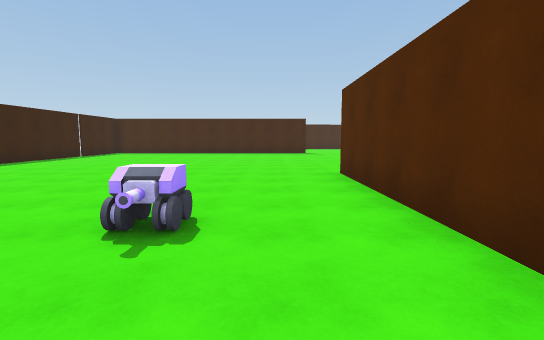
view 1 (above)

23 first-person views from a walk through a Unity game level. The camera is 1.5 m above the floor, tilts 6° down and sees 85° across. The floor is counted in squares, 2 m on a side. Each view is taken from the middle of a square. On the plan, view 1 faces up. The plan holds only what a view shows up to about 10 squares ahead; the rest is blank. The place goes on beyond the plan. Surface patterns are stand-ins for the level's own textures.

view 2
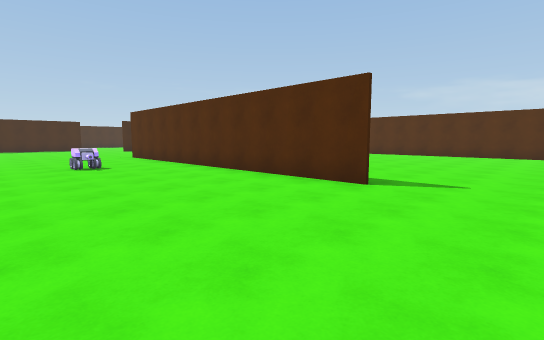

view 3
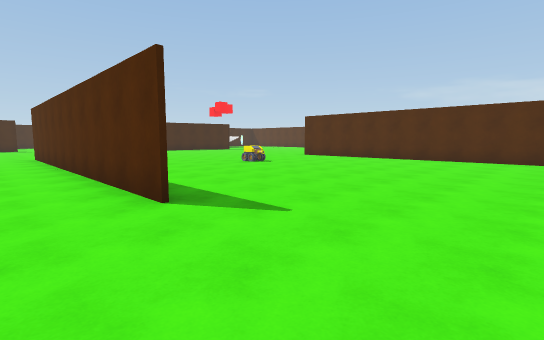

view 4
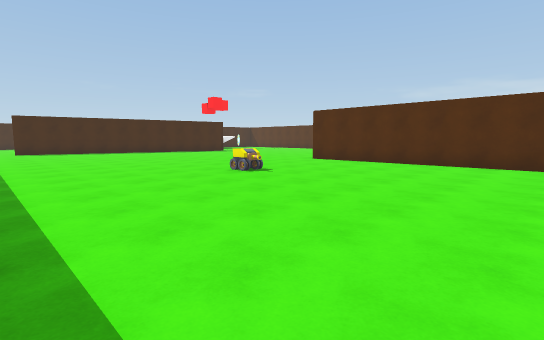

view 5
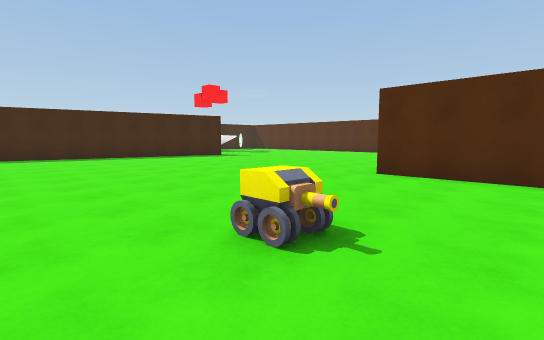

view 6
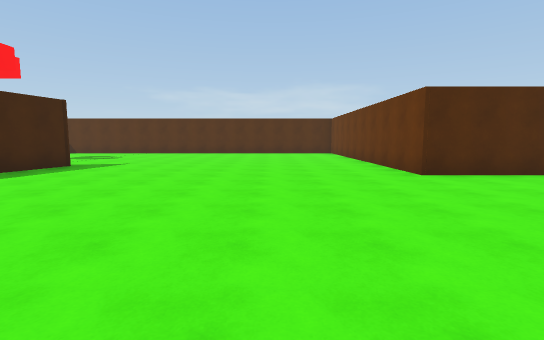

view 7
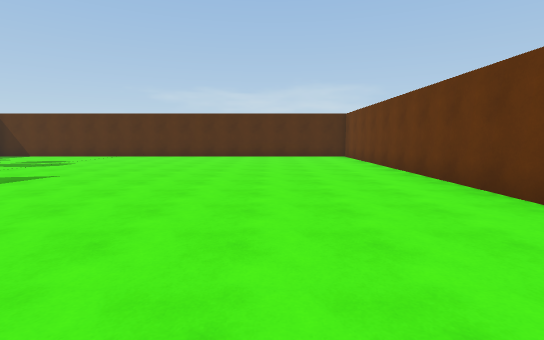

view 8
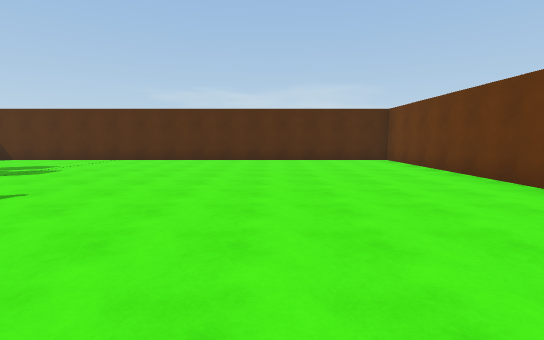

view 9
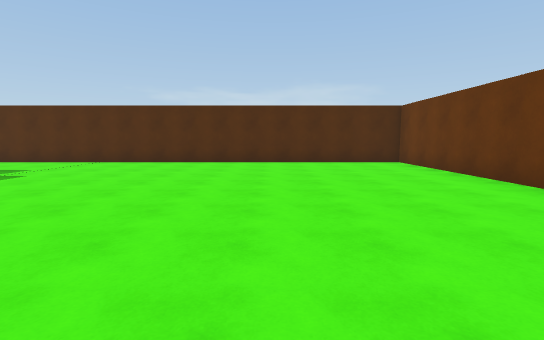

view 10
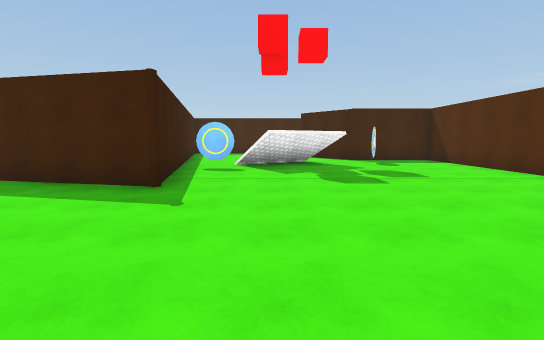

view 11
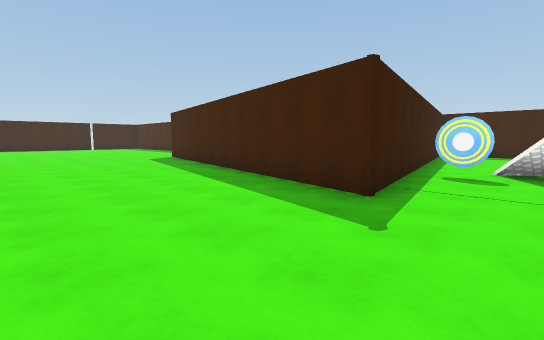

view 12
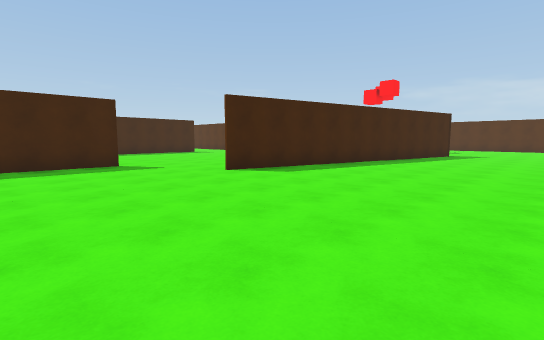

view 13
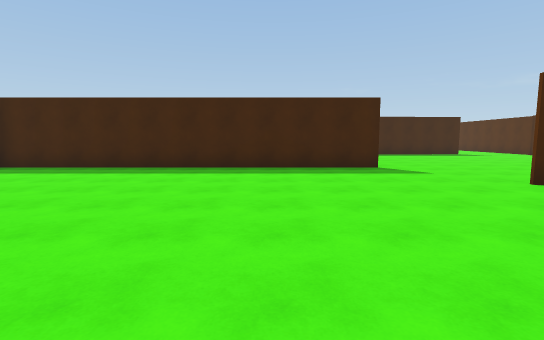

view 14
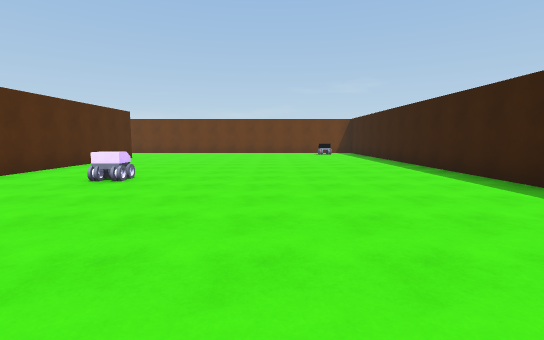

view 15
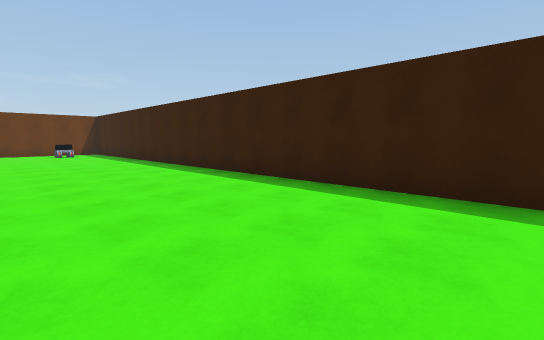

view 16
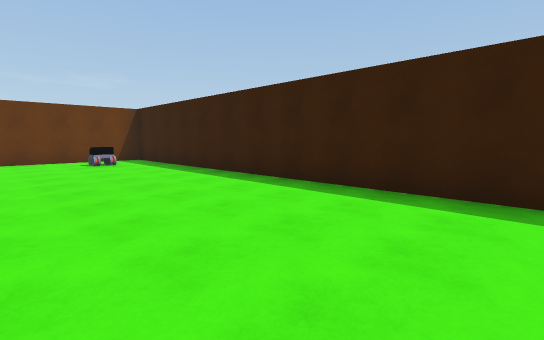

view 17
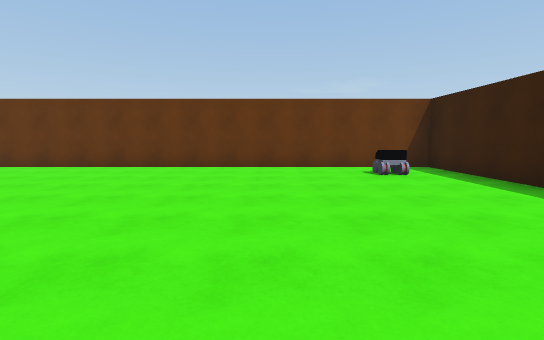

view 18
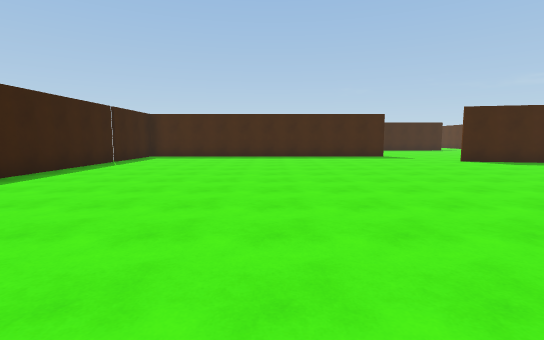

view 19
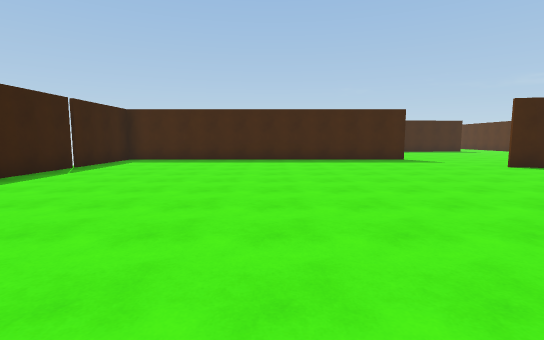

view 20
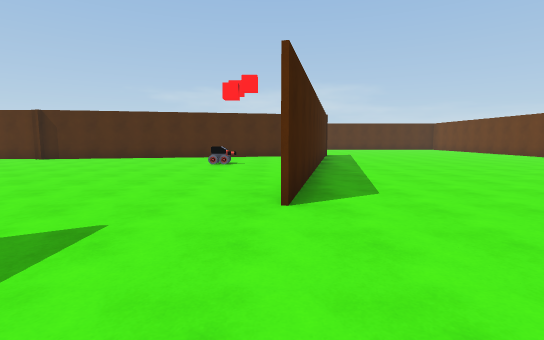

view 21
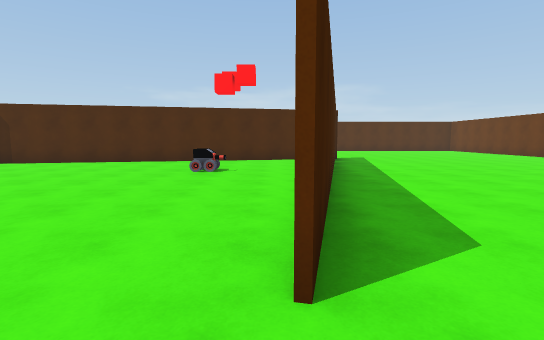

view 22
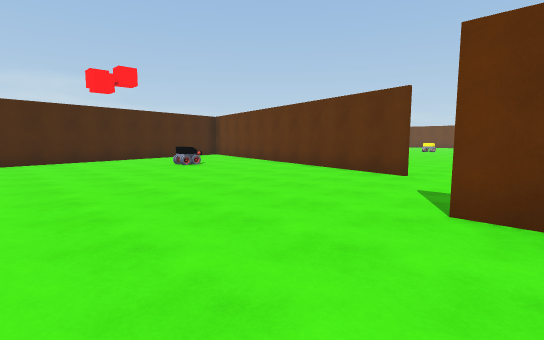

view 23
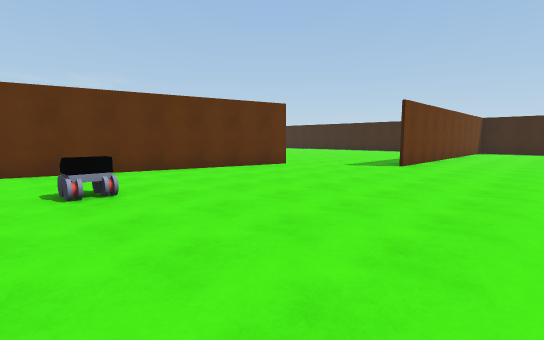

### Floor plan
Points are (right, up) in squares from view 1. A wall is a line through its corners. A room is listed if a view was taken in it or the views show most of it. See-through windows are left out.
Room 1 (views 1, 2, 3, 4, 5, 6, 7, 8, 9, 10, 11, 12, 13, 14, 15, 16, 17, 18, 19, 20, 21, 22, 23)
walls: (3.2, 12.9) (9.8, 11.5); (1.9, 15.7) (-8.1, 15.7); (-1.1, 15.8) (1.9, 15.8); (1.5, -3.8) (1.5, 6.5); (12.1, 15.7) (11.3, 19.5); (11.7, 18) (13.2, 10.6) (3.2, 12.8); (-8.2, 15.1) (-8.2, -7.9) (3.4, -7.9); (11.1, -6.6) (11.1, 1.9) (20.5, 1.9) (20.5, 16)
objects: turret (-6, -6); tank (-1, 2); other object (7, 0) to (7, 1); turret (9, 14); blue disc (13, 14); other object (14, 14); blue disc (15, 14); other object (18, 15)

Where each view was taken, in squares from view 1:
view 1: 0 up, 0 right, facing up
view 2: 6 down, 3 left, facing up-right
view 3: 7 down, 0 right, facing up-right
view 4: 5 down, 2 right, facing up-right
view 5: 1 down, 5 right, facing up-right
view 6: 5 up, 5 right, facing right
view 7: 5 up, 8 right, facing right
view 8: 6 up, 10 right, facing right
view 9: 6 up, 11 right, facing right
view 10: 6 up, 15 right, facing up
view 11: 7 up, 15 right, facing up-left
view 12: 7 up, 1 left, facing up-right
view 13: 8 up, 1 left, facing up
view 14: 8 up, 4 left, facing down
view 15: 8 up, 4 left, facing down-left
view 16: 3 up, 4 left, facing down-left
view 17: 0 up, 4 left, facing down
view 18: 3 up, 3 left, facing up
view 19: 5 up, 3 left, facing up
view 20: 13 up, 0 right, facing right
view 21: 13 up, 2 right, facing right
view 22: 19 up, 1 right, facing down-right
view 23: 19 up, 10 right, facing down-left
